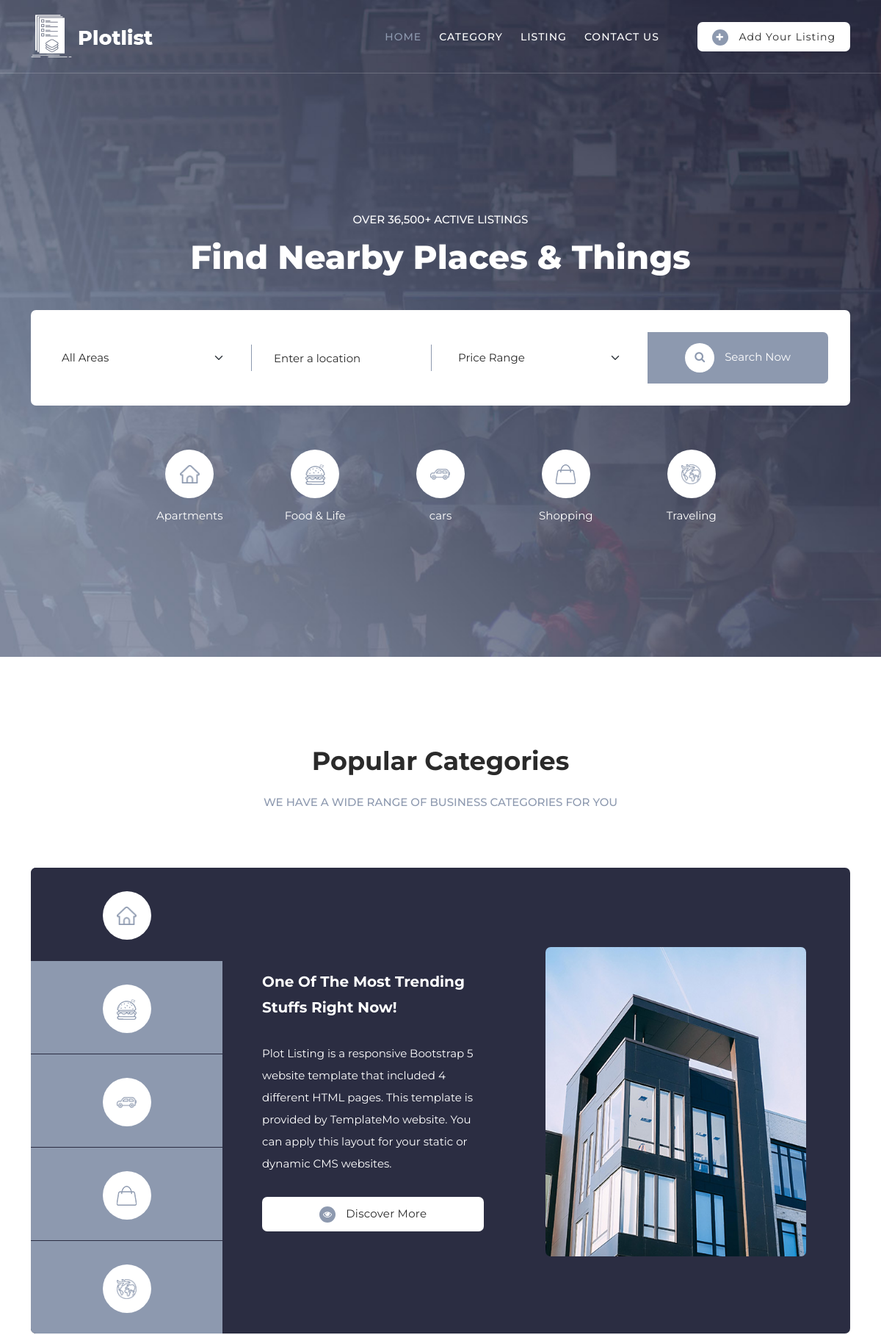
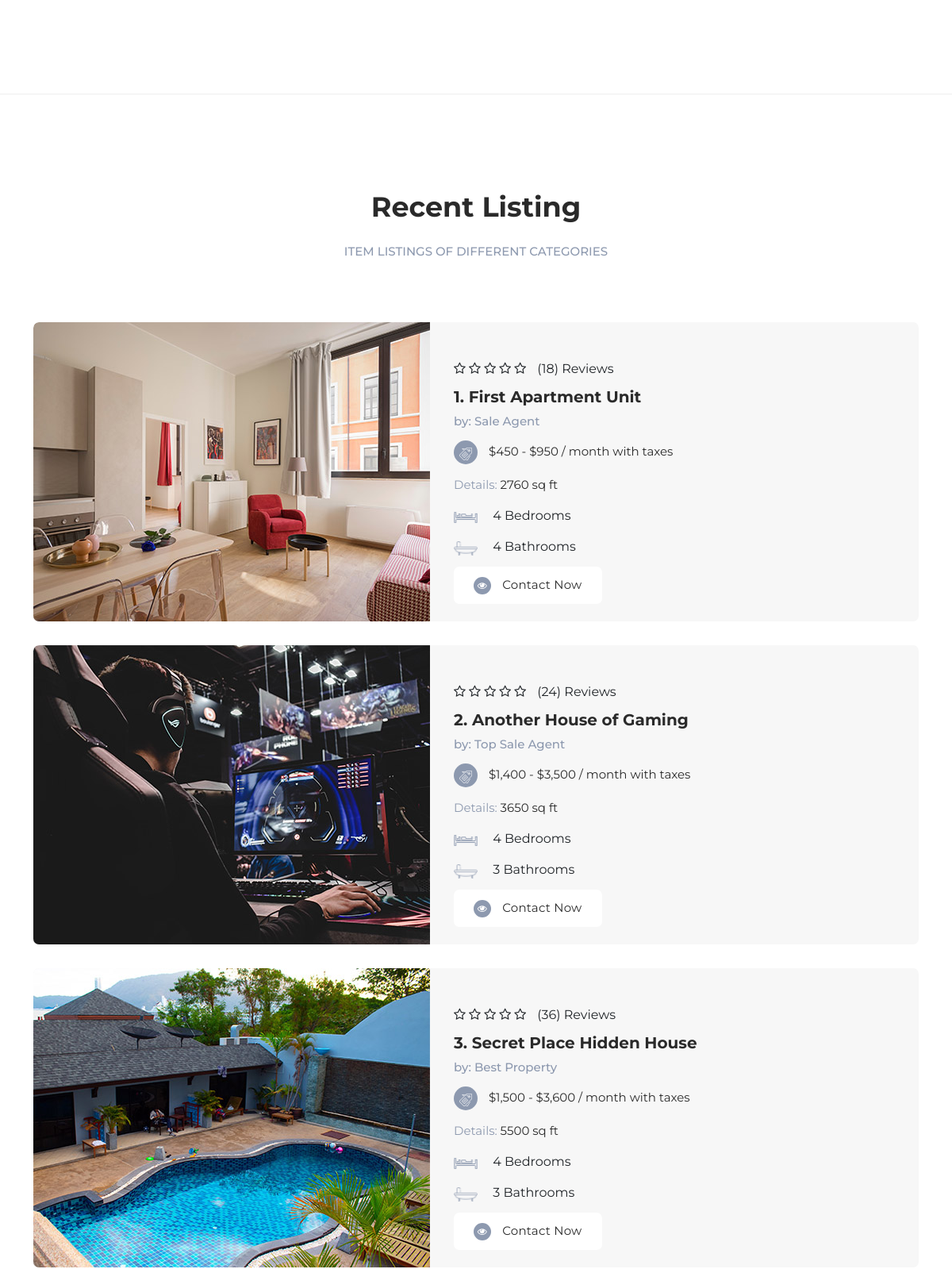
The page / (upper part) on the database its author committed (2 pictures, top to bottom).
### website/models.py (models this page shows, shortened)
class Base(models.Model):
    date_add = models.DateTimeField(auto_now_add=True)
    date_update = models.DateTimeField(auto_now=True)
    status = models.BooleanField(default=True)
    class Meta:
        abstract = True

class Website(Base):
    adresse = models.CharField(max_length=255 , null=True)
    mapp = models.TextField()
    phone= models.CharField(max_length=255)
    logo_site = models.FileField(upload_to='images')
    logo_site_footer = models.FileField(upload_to='images' , null=True)
    nom_site = models.CharField(max_length=255)
    titre_categorie = models.CharField(max_length=255)
    titre_contact = models.CharField(max_length=255)
    titre_listing = models.CharField(max_length=255)
    class Meta:
        verbose_name = 'Website'
        verbose_name_plural = 'Websites'

class Banner(Base):
    titre = models.CharField(max_length=255)
    image = models.FileField(upload_to='images')
    class Meta:
        verbose_name = 'Banner'
        verbose_name_plural = 'Banners'

class Configuration(Base):
    desc_categorie = models.TextField()
    desc_contact = models.TextField()
    desc_listing = models.TextField()
    desc_footer = models.TextField()
    copyrights = models.TextField()
    class Meta:
        verbose_name = 'Configuration'
        verbose_name_plural = 'Configurations'

### service/models.py (models this page shows, shortened)
class Categorie(Base):
    nom = models.CharField(max_length=255)
    desc_categorie = models.TextField()
    icon = models.FileField(upload_to='images', null=True)
    class Meta:
        verbose_name = 'Categorie'
        verbose_name_plural = 'Categories'

### website/views.py (the view)
# urls.py: path('', views.index , name='index'),
def index(request):
    banner = models.Banner.objects.filter(status=True).first()
    categories = models_service.Categorie.objects.filter(status=True)
    return render(request, 'index.html', locals())

### Our_service/context_processors.py (called while the page is built)
def website(request):
    website =   models_website.Website.objects.filter(status=True).first()
    config =   models_website.Configuration.objects.filter(status=True).first()
    return locals()

### templates/index.html (shortened to what this page needs)
{% extends 'base/base.html' %}
{% load static %}
{% block content %}
  <div class="main-banner" style="background-image: url({{banner.image.url}});">
    <div class="container">
      <div class="row">
        <div class="col-lg-12">
          <div class="top-text header-text">
            <h6>Over 36,500+ Active Listings</h6>
            <h2>{{banner.titre}}</h2>
          </div>
        </div>
        <div class="col-lg-12">
          <form id="search-form" name="gs" method="submit" role="search" action="#">
            <div class="row">
              <div class="col-lg-3 align-self-center">
                  <fieldset>
                      <select name="area" class="form-select" aria-label="Area" id="chooseCategory" onchange="this.form.click()">
                          <option selected>All Areas</option>
                      </select>
                  </fieldset>
              </div>
              <div class="col-lg-3 align-self-center">
                  <fieldset>
                      <input type="address" name="address" class="searchText" placeholder="Enter a location" autocomplete="on" required>
                  </fieldset>
              </div>
              <div class="col-lg-3 align-self-center">
                  <fieldset>
                      <select name="price" class="form-select" aria-label="Default select example" id="chooseCategory" onchange="this.form.click()">
                          <option selected>Price Range</option>
                      </select>
                  </fieldset>
              </div>
              <div class="col-lg-3">
                  <fieldset>
                      <button class="main-button"><i class="fa fa-search"></i> Search Now</button>
                  </fieldset>
              </div>
            </div>
          </form>
        </div>
        <div class="col-lg-10 offset-lg-1">
          <ul class="categories">
            {% for categorie in categories %}
                <li><a href="{% url 'category' %}"><span class="icon"><img src="{{categorie.icon.url}}" alt="Home"></span> {{categorie.nom}}</a></li>
            {% endfor %}
          </ul>
        </div>
      </div>
    </div>
  </div>
  <div class="popular-categories">
    <div class="container">
      <div class="row">
        <div class="col-lg-12">
          <div class="section-heading">
            <h2>Popular Categories</h2>
            <h6>{{config.desc_categorie}}</h6>
          </div>
        </div>
        <div class="col-lg-12">
          <div class="naccs">
            <div class="grid">
              <div class="row">
                <div class="col-lg-3">
                  <div class="menu">
                    <div class="first-thumb active">
                      <div class="thumb">
                        <span class="icon"><img src="{% static 'assets/images/search-icon-01.png' %}" alt=""></span>
                      </div>
                    </div>
                    <div>
                      <div class="thumb">
                        <span class="icon"><img src="{% static 'assets/images/search-icon-02.png' %}" alt=""></span>
                      </div>
                    </div>
                    <div>
                      <div class="thumb">
                        <span class="icon"><img src="{% static 'assets/images/search-icon-03.png' %}" alt=""></span>
                      </div>
                    </div>
                    <div>
                      <div class="thumb">
                        <span class="icon"><img src="{% static 'assets/images/search-icon-04.png' %}" alt=""></span>
                      </div>
                    </div>
                    <div class="last-thumb">
                      <div class="thumb">
                        <span class="icon"><img src="{% static 'assets/images/search-icon-05.png' %}" alt=""></span>
                      </div>
                    </div>
                  </div>
                </div>
                <div class="col-lg-9 align-self-center">
                  <ul class="nacc">
                    <li class="active">
                      <div>
                        <div class="thumb">
                          <div class="row">
                            <div class="col-lg-5 align-self-center">
                              <div class="left-text">
                                <h4>One Of The Most Trending Stuffs Right Now!</h4>
                                <p>Plot Listing is a responsive Bootstrap 5 website template that included 4 different HTML pages. This template is provided by TemplateMo website. You can apply this layout for your static or dynamic CMS websites.</p>
                                <div class="main-white-button"><a href="#"><i class="fa fa-eye"></i> Discover More</a></div>
                              </div>
                            </div>
                            <div class="col-lg-7 align-self-center">
                              <div class="right-image">
                                <img src="{% static 'assets/images/tabs-image-01.jpg' %}" alt="">
                              </div>
                            </div>
                          </div>
                        </div>
                      </div>
                    </li>
                  </ul>
                </div>
              </div>
            </div>
          </div>
        </div>
      </div>
    </div>
  </div>
  <div class="recent-listing">
    <div class="container">
      <div class="row">
        <div class="col-lg-12">
          <div class="section-heading">
            <h2>Recent Listing</h2>
            <h6>{{config.desc_listing}}</h6>
          </div>
        </div>
        <div class="col-lg-12">
          <div class="owl-carousel owl-listing">
            <div class="item">
              <div class="row">
                <div class="col-lg-12">
                  <div class="listing-item">
                    <div class="left-image">
                      <a href="#"><img src="{% static 'assets/images/listing-01.jpg' %}" alt=""></a>
                    </div>
                    <div class="right-content align-self-center">
                      <a href="#"><h4>1. First Apartment Unit</h4></a>
                      <h6>by: Sale Agent</h6>
                      <ul class="rate">
                        <li><i class="fa fa-star-o"></i></li>
                        <li><i class="fa fa-star-o"></i></li>
                        <li><i class="fa fa-star-o"></i></li>
                        <li><i class="fa fa-star-o"></i></li>
                        <li><i class="fa fa-star-o"></i></li>
                        <li>(18) Reviews</li>
                      </ul>
                      <span class="price"><div class="icon"><img src="{% static 'assets/images/listing-icon-01.png' %}" alt=""></div> $450 - $950 / month with taxes</span>
                      <span class="details">Details: <em>2760 sq ft</em></span>
                      <ul class="info">
                        <li><img src="{% static 'assets/images/listing-icon-02.png' %}" alt=""> 4 Bedrooms</li>
                        <li><img src="{% static 'assets/images/listing-icon-03.png' %}" alt=""> 4 Bathrooms</li>
                      </ul>
                      <div class="main-white-button">
                        <a href="{% url 'contact' %}"><i class="fa fa-eye"></i> Contact Now</a>
                      </div>
                    </div>
                  </div>
                </div>
                <div class="col-lg-12">
                  <div class="listing-item">
                    <div class="left-image">
                      <a href="#"><img src="{% static 'assets/images/listing-02.jpg' %}" alt=""></a>
                    </div>
                    <div class="right-content align-self-center">
                      <a href="#"><h4>2. Another House of Gaming</h4></a>
                      <h6>by: Top Sale Agent</h6>
                      <ul class="rate">
                        <li><i class="fa fa-star-o"></i></li>
                        <li><i class="fa fa-star-o"></i></li>
                        <li><i class="fa fa-star-o"></i></li>
                        <li><i class="fa fa-star-o"></i></li>
                        <li><i class="fa fa-star-o"></i></li>
                        <li>(24) Reviews</li>
                      </ul>
                      <span class="price"><div class="icon"><img src="{% static 'assets/images/listing-icon-01.png' %}" alt=""></div> $1,400 - $3,500 / month with taxes</span>
                      <span class="details">Details: <em>3650 sq ft</em></span>
                      <ul class="info">
                        <li><img src="{% static 'assets/images/listing-icon-02.png' %}" alt=""> 4 Bedrooms</li>
                        <li><img src="{% static 'assets/images/listing-icon-03.png' %}" alt=""> 3 Bathrooms</li>
                      </ul>
                      <div class="main-white-button">
                        <a href="{% url 'contact' %}"><i class="fa fa-eye"></i> Contact Now</a>
                      </div>
                    </div>
                  </div>
                </div>
                <div class="col-lg-12">
                  <div class="listing-item">
                    <div class="left-image">
                      <a href="#"><img src="{% static 'assets/images/listing-03.jpg' %}" alt=""></a>
                    </div>
                    <div class="right-content align-self-center">
                      <a href="#"><h4>3. Secret Place Hidden House</h4></a>
                      <h6>by: Best Property</h6>
                      <ul class="rate">
                        <li><i class="fa fa-star-o"></i></li>
                        <li><i class="fa fa-star-o"></i></li>
                        <li><i class="fa fa-star-o"></i></li>
                        <li><i class="fa fa-star-o"></i></li>
                        <li><i class="fa fa-star-o"></i></li>
                        <li>(36) Reviews</li>
                      </ul>
                      <span class="price"><div class="icon"><img src="{% static 'assets/images/listing-icon-01.png' %}" alt=""></div> $1,500 - $3,600 / month with taxes</span>
                      <span class="details">Details: <em>5500 sq ft</em></span>
                      <ul class="info">
                        <li><img src="{% static 'assets/images/listing-icon-02.png' %}" alt=""> 4 Bedrooms</li>
                        <li><img src="{% static 'assets/images/listing-icon-03.png' %}" alt=""> 3 Bathrooms</li>
                      </ul>
                      <div class="main-white-button">
                        <a href="{% url 'contact' %}"><i class="fa fa-eye"></i> Contact Now</a>
                      </div>
                    </div>
                  </div>
                </div>
              </div>
            </div>
          </div>
        </div>
      </div>
    </div>
  </div>
{% endblock content %}

### templates/base/base.html (shortened to what this page needs)
{% load static %}
<!DOCTYPE html>
<html lang="en">
    <head>
    <link href="{% static 'vendor/bootstrap/css/bootstrap.min.css' %}" rel="stylesheet">
    <link rel="stylesheet" href="{% static 'assets/css/fontawesome.css' %}">
    <link rel="stylesheet" href="{% static 'assets/css/templatemo-plot-listing.css' %}">
    <link rel="stylesheet" href="{% static 'assets/css/animated.css' %}">
    <link rel="stylesheet" href="{% static 'assets/css/owl.css' %}">
    </head>
<body>
    <header class="header-area header-sticky wow slideInDown" data-wow-duration="0.75s" data-wow-delay="0s">
    <div class="container">
        <div class="row">
        <div class="col-12">
            <nav class="main-nav">
            <a href="{% url 'index' %}" class="logo" style = "background-image: url({{ website.logo_site.url}});">
            </a>
            <ul class="nav">
                <li><a href="{% url 'index' %}" class="active">Home</a></li>
                <li><a href="{% url 'category' %}">Category</a></li>
                <li><a href="{% url 'listing' %}">Listing</a></li>
                <li><a href="{% url 'contact' %}">Contact Us</a></li>
                <li><div class="main-white-button"><a href="#"><i class="fa fa-plus"></i> Add Your Listing</a></div></li>
            </ul>
            </nav>
        </div>
        </div>
    </div>
    </header>
    {% block content %}
    {% endblock content %}
</body>
</html>

### rows shown on the page
Website: logo_site (picture)
Banner: image (picture), titre "Find Nearby Places & Things"
Categorie: icon (picture), nom "Apartments"
Categorie: icon (picture), nom "Food & Life"
Categorie: icon (picture), nom "cars"
Categorie: icon (picture), nom "Shopping"
Categorie: icon (picture), nom "Traveling"
Configuration: desc_categorie "WE HAVE A WIDE RANGE OF BUSINESS CATEGORIES FOR YOU", desc_listing "ITEM LISTINGS OF DIFFERENT CATEGORIES"
